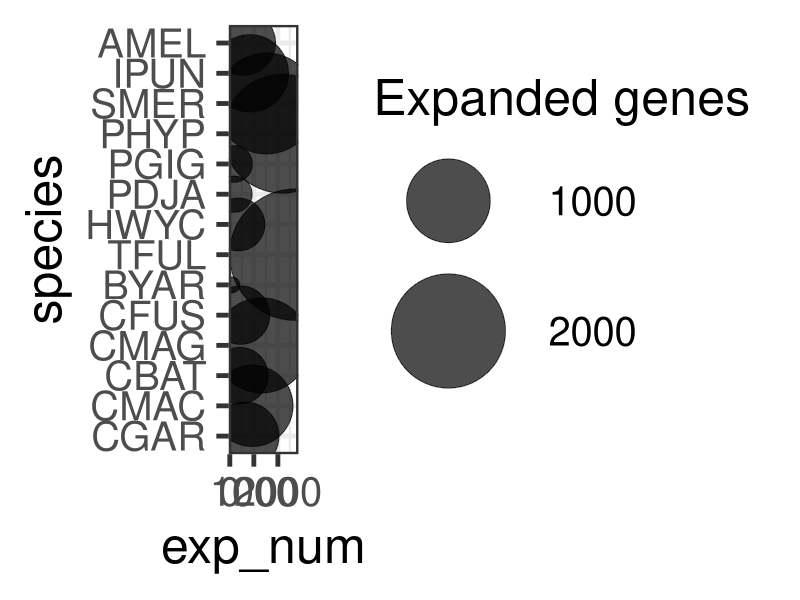
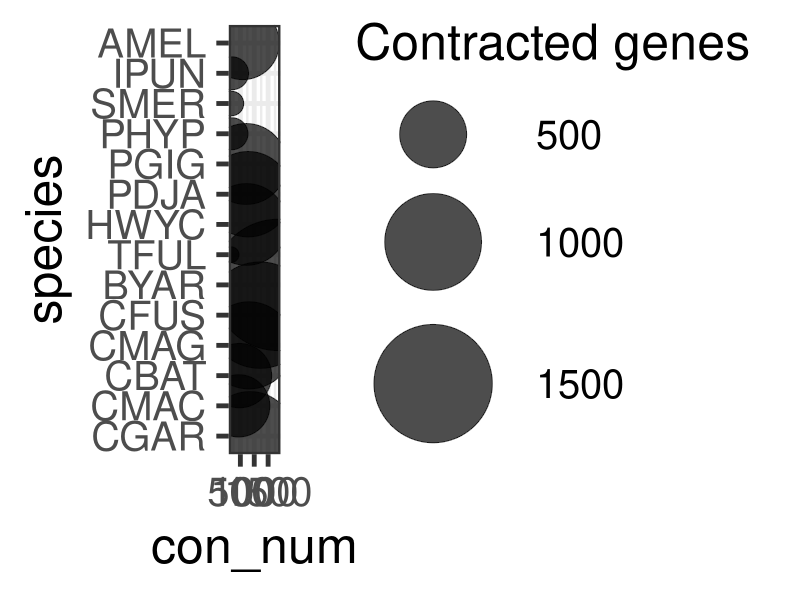

Here is the R script that generated these plots, in order:
# Load libraries

library(ggplot2)


# Data


data_set = read.csv("data_count_exp_con_summary.csv", sep = ",", h = T)

names(data_set)

# Plot

data_set_reordered = data_set                              # Replicate data

data_set_reordered$species = factor(data_set_reordered$species,      # Reordering event factor levels
                                  levels = c("CGAR", "CMAC", "CBAT", "CMAG", "CFUS", "BYAR", "TFUL", "HWYC",
                                             "PDJA", "PGIG", "PHYP", "SMER", "IPUN", "AMEL" ))



exp_plot = ggplot(data_set_reordered, aes(x = species, y = exp_num)) + 
  geom_point(data=data_set_reordered,aes(x = species, y = exp_num, size = `exp_num`), alpha=.7) +
  scale_size(range = c(5, 44), name="Expanded genes") +
  theme_bw(base_size = 36)+
  coord_flip()


exp_plot


con_plot = ggplot(data_set_reordered, aes(x = species, y = con_num)) + 
  geom_point(data=data_set_reordered,aes(x = species, y = con_num, size = `con_num`), alpha=.7) +
  scale_size(range = c(5, 44), name="Contracted genes") +
  theme_bw(base_size = 36)+
  coord_flip()

con_plot

